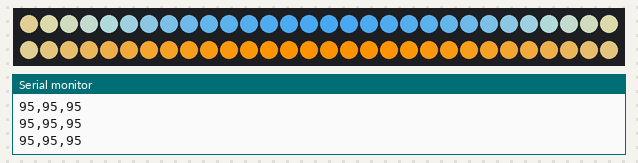
The sketch below on a simulated Arduino Uno, built with avr-gcc and run on an emulated ATmega328P. Shown: 60 RGB LEDs in strip order, left to right, continuing on the next row, the last lines printed to the serial monitor.

Above: at 0.17 s.
At 0.78 s:
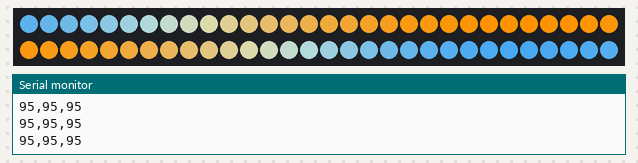
At 1.7 s:
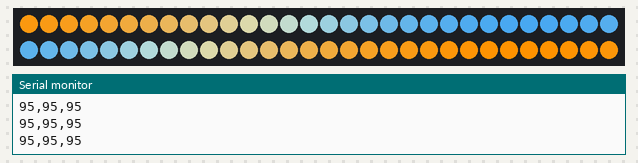

The sketch:

sparkfun_accel_color.ino
```cpp
#include <SPI.h>
#include <Adafruit_NeoPixel.h>

const bool DEBUG = false;

const int SLOWEST_WAIT_MS = 15;
const int FASTEST_WAIT_MS = 1;

int CS = 10;

char POWER_CTL = 0x2D;	//Power Control Register
char DATA_FORMAT = 0x31;
char DATAX0 = 0x32;	//X-Axis Data 0
char DATAx = 0x33;	//X-Axis Data 1
char DATAY0 = 0x34;	//Y-Axis Data 0
char DATAy = 0x35;	//Y-Axis Data 1
char DATAZ0 = 0x36;	//Z-Axis Data 0
char DATAz = 0x37;	//Z-Axis Data 1

//This buffer will hold values read from the ADXL345 registers.
char values[10];
//These variables will be used to hold the x,y and z axis accelerometer values.
int x, x2, delta_x;
int y, y2, delta_y;
int z, z2, delta_z;

Adafruit_NeoPixel strip = Adafruit_NeoPixel(60, 6, NEO_GRB + NEO_KHZ800);

void setup() {

  SPI.begin();
  //Configure the SPI connection for the ADXL345.
  SPI.setDataMode(SPI_MODE3);
  //Create a serial connection to display the data on the terminal.
  Serial.begin(9600);

  strip.begin();
  strip.show(); //Init pixels to off

  //Set up the Chip Select pin to be an output from the Arduino.
  pinMode(CS, OUTPUT);
  //Before communication starts, the Chip Select pin needs to be set high.
  digitalWrite(CS, HIGH);

  //Put the ADXL345 into +/- 4G range by writing the value 0x01 to the DATA_FORMAT register.
  writeRegister(DATA_FORMAT, 0x01);
  //Put the ADXL345 into Measurement Mode by writing 0x08 to the POWER_CTL register.
  writeRegister(POWER_CTL, 0x08);  //Measurement mode

}

double magnitude, magnitude_scale, prev_magnitude_scale, new_magnitude_scale;

void loop() {
  for (int t = 0; t < 60; t++) {
    sinWave(63, 146, 210, 255, 146, 0, 1, t);

    // Get the acceleration magnitude
    // Read the accelerometer once
    readRegister(DATAX0, 6, values);

    //The ADXL345 gives 10-bit acceleration values, but they are stored as bytes (8-bits). To get the full value, two bytes must be combined for each axis.
    //The X value is stored in values[0] and values[1].
    x = (((int)values[1]<<8)|(int)values[0]);
    //The Y value is stored in values[2] and values[3].
    y = (((int)values[3]<<8)|(int)values[2]);
    //The Z value is stored in values[4] and values[5].
    z = (((int)values[5]<<8)|(int)values[4]);

    x = map(x, -300, 500, 0, 255);
    y = map(y, -300, 500, 0, 255);
    z = map(z, -300, 500, 0, 255);
    x = constrain(x, 0, 255);
    y = constrain(y, 0, 255);
    z = constrain(z, 0, 255);

    if (true) {
      //Print the results to the terminal.
      Serial.print(x, DEC);
      Serial.print(',');
      Serial.print(y, DEC);
      Serial.print(',');
      Serial.println(z, DEC);
    }

    magnitude = sqrt(0.0 + sq(x) + sq(y) + sq(z));
    magnitude_scale = (magnitude - 150) / 100;

    delay(7);
  }
}

//This function will write a value to a register on the ADXL345.
//Parameters:
//  char registerAddress - The register to write a value to
//  char value - The value to be written to the specified register.
void writeRegister(char registerAddress, char value){
  //Set Chip Select pin low to signal the beginning of an SPI packet.
  digitalWrite(CS, LOW);
  //Transfer the register address over SPI.
  SPI.transfer(registerAddress);
  //Transfer the desired register value over SPI.
  SPI.transfer(value);
  //Set the Chip Select pin high to signal the end of an SPI packet.
  digitalWrite(CS, HIGH);
}

//This function will read a certain number of registers starting from a specified address and store their values in a buffer.
//Parameters:
//  char registerAddress - The register addresse to start the read sequence from.
//  int numBytes - The number of registers that should be read.
//  char * values - A pointer to a buffer where the results of the operation should be stored.
void readRegister(char registerAddress, int numBytes, char * values){
  //Since we're performing a read operation, the most significant bit of the register address should be set.
  char address = 0x80 | registerAddress;
  //If we're doing a multi-byte read, bit 6 needs to be set as well.
  if(numBytes > 1)address = address | 0x40;

  //Set the Chip select pin low to start an SPI packet.
  digitalWrite(CS, LOW);
  //Transfer the starting register address that needs to be read.
  SPI.transfer(address);
  //Continue to read registers until we've read the number specified, storing the results to the input buffer.
  for(int i=0; i<numBytes; i++){
    values[i] = SPI.transfer(0x00);
  }
  //Set the Chips Select pin high to end the SPI packet.
  digitalWrite(CS, HIGH);
}

////

void sinWave(int c1R, int c1G, int c1B, int c2R, int c2G, int c2B, int frequency, int t) {
  for (int i = 0; i < 60; i++) {
    double rad = (0.0 + i + t) / 60 * frequency * 2 * PI;
    double sinFactor = (sin(rad) + 1) / 2;

    if (DEBUG) {
      Serial.print("i: ");
      Serial.println(i);

      Serial.print("sinFactor: ");
      Serial.println(sinFactor);
    }

    int cAvgR = (int) (c1R * sinFactor + c2R * (1 - sinFactor));
    int cAvgG = (int) (c1G * sinFactor + c2G * (1 - sinFactor));
    int cAvgB = (int) (c1B * sinFactor + c2B * (1 - sinFactor));

    if (DEBUG) {
      Serial.print("cAvgR: ");
      Serial.println(cAvgR);
      Serial.print("cAvgG: ");
      Serial.println(cAvgG);
      Serial.print("cAvgB: ");
      Serial.println(cAvgB);

      Serial.println();
    }

    uint32_t cAvg = strip.Color(cAvgR, cAvgG, cAvgB);
    strip.setPixelColor(i, cAvg);
  }

  strip.show();
}
```

Measured:
- by itself, everything shown: repeats every 1.8 s, in 6 steps
